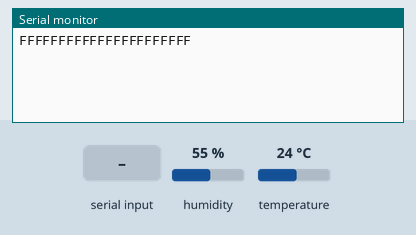
Simulated run of this sketch. Board: Arduino Uno, built with avr-gcc and run on an emulated ATmega328P. On the bench: the last lines printed to the serial monitor. Inputs (shaded band) come from the test bench; at power-on: humidity 55 %, temperature 24 °C. No radio packets arrive unless stated.

Above: at 1.2 s.
1.3 s: "1" received over the second serial link
At 3.5 s:
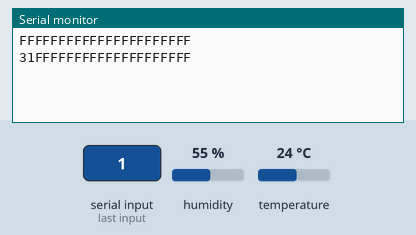
7.5 s: "0" received over the second serial link
At 8.6 s:
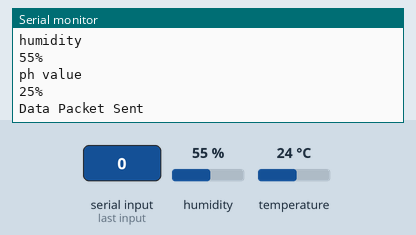
11.6 s: "2" received over the second serial link
At 17.0 s:
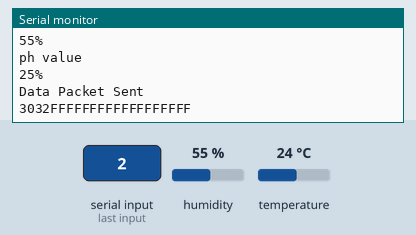
17.6 s: humidity set to 22 %
At 19.6 s:
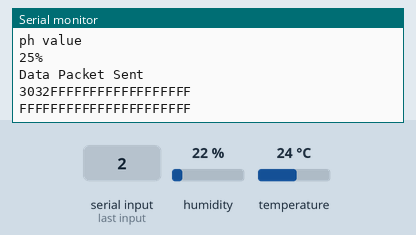
Timing chart, 0 to 21.1 s (numbered marks = the images above; inputs shaded):
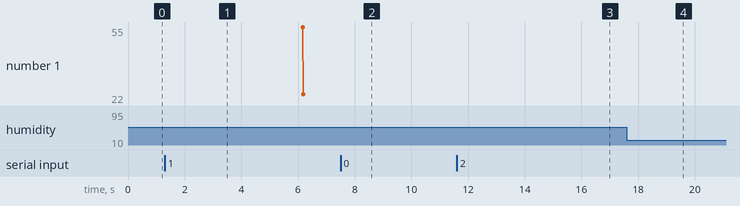

The sketch:

Arduino.ino
```cpp
#include <SPI.h>
#include <SoftwareSerial.h>
#include <nRF24L01.h>
#include <RF24.h>
#include <dht.h>

dht DHT;

#define DHT11_PIN 5
RF24 radio(9, 10); // CE, CSN on Blue Pill
const uint64_t address = 0xF0F0F0F0E1LL;


#define RE 8
#define DE 7
const byte code[] = {0x01, 0x03, 0x00, 0x1e, 0x00, 0x03, 0x65, 0xCD};
byte values[11];
const byte phvalue[] = {0x01, 0x03, 0x00, 0x00, 0x00, 0x01, 0x84, 0x0A};
byte values1[11];
SoftwareSerial mod(2, 3);

int nitrogen;
int phosphorous;
int potassium;
int Temperature;
int Humidity;
int ph;

struct MyVariable
{
  byte nitrogen;
  byte phosphorous;
  byte potassium;
  byte Temperature;
  byte Humidity;
  byte ph;
};
MyVariable variable;


void setup()
{
  Serial.begin(9600);
  mod.begin(9600);
  radio.begin();                  //Starting the Wireless communication
  radio.openWritingPipe(address); //Setting the address where we will send the data
  radio.setPALevel(RF24_PA_MIN);  //You can set it as minimum or maximum depending on the distance between the transmitter and receiver.
  radio.stopListening();          //This sets the module as transmitter
  pinMode(RE, OUTPUT);
  pinMode(DE, OUTPUT);

}

void loop()
{
  byte val;
  digitalWrite(DE, HIGH);
  digitalWrite(RE, HIGH);
  delay(10);
  if (mod.write(code, sizeof(code)) == 8)
  {
    digitalWrite(DE, LOW);
    digitalWrite(RE, LOW);
    for (byte i = 0; i < 11; i++)
    {
      //Serial.print(mod.read(),HEX);
      values[i] = mod.read();
      Serial.print(values[i], HEX);
    }
    Serial.println();
  }
  nitrogen = values[4];
  phosphorous = values[6];
  potassium = values[8];
  delay(1500);

  int chk = DHT.read11(DHT11_PIN);
  Temperature=DHT.temperature;
  Humidity=DHT.humidity;
  delay(1500);

  digitalWrite(DE, HIGH);
  digitalWrite(RE, HIGH);
  delay(10);
  if (mod.write(phvalue, sizeof(phvalue)) == 8)
  {
    digitalWrite(DE, LOW);
    digitalWrite(RE, LOW);
    for (byte i = 0; i < 11; i++)
    {
      values1[i] = mod.read();
      Serial.print(values1[i], HEX);
    }
    Serial.println();
  }
  ph = float(values1[4]) / 10;
  delay(1500);

  variable.nitrogen = nitrogen;
  variable.phosphorous = phosphorous;
  variable.potassium = potassium;
  variable.Temperature = Temperature;
  variable.Humidity = Humidity;
  variable.ph=ph;
  delay(1500);


  Serial.print("Nitrogen: ");
  Serial.print(variable.nitrogen);
  Serial.println(" mg/kg");
  Serial.print("Phosphorous: ");
  Serial.print(variable.phosphorous);
  Serial.println(" mg/kg");
  Serial.print("Potassium: ");
  Serial.print(variable.potassium);
  Serial.println(" mg/kg");
  Serial.println("temperature");
  Serial.print(variable.Temperature);
  Serial.println(" *C");
  Serial.println("humidity");
  Serial.print(variable.Humidity);
  Serial.println("%");
  Serial.println("ph value");
  Serial.print(variable.ph);
  Serial.println("%");


  Serial.println();
  radio.write(&variable, sizeof(MyVariable));

  Serial.println("Data Packet Sent");
  Serial.println("");
  delay(10000);
}
```

Measured:
- after the input at 1.3 s, the serial monitor: prints a new line after 1.8 s (image 1)
- after the input at 11.6 s, the serial monitor: prints a new line after 4.6 s (image 3)
